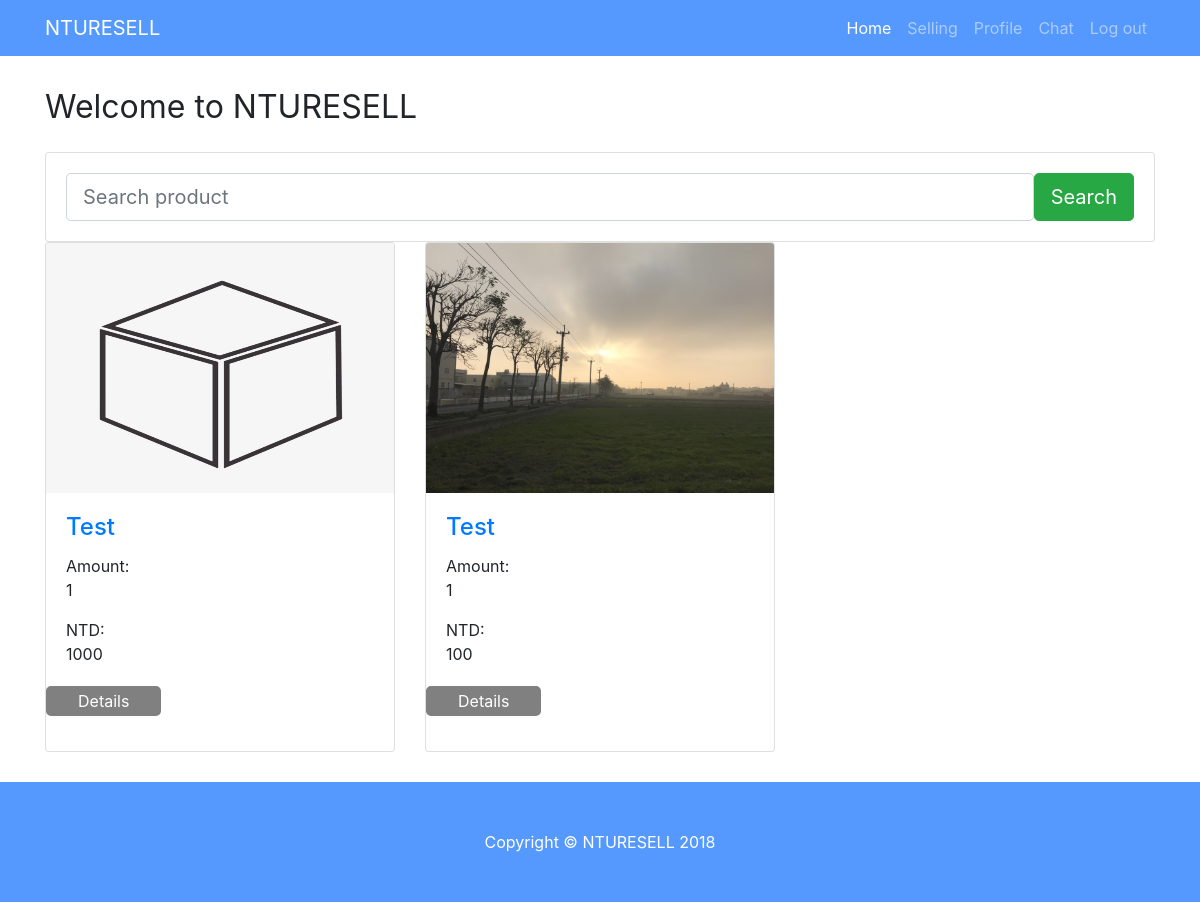
The app's page /home/ (signed in) with its own data.
### users/models.py (models this page shows)
class Product(models.Model):
    seller = models.ForeignKey(settings.AUTH_USER_MODEL, on_delete = models.CASCADE, related_name = "seller")
    productname = models.CharField(max_length = 20, blank = False)
    price = models.IntegerField(blank=False)
    amount = models.IntegerField(default = 1)
    released_date = models.DateTimeField(auto_now_add = True)
    expired_date = models.DateTimeField(default = datetime.now() + timedelta(days = 30))
    profile = models.FileField(upload_to = 'products', blank = False)
    information = models.CharField(max_length = 200, blank = True)

### nturesell/views.py (the view)
# urls.py: 2. Add a URL to urlpatterns:  path('', views.home, name='home')
@login_required
def home(request):
    if 'searchproduct' in request.POST:
        productname=request.POST["productname"]
        products1=Product.objects.filter(productname__icontains=productname)
        products2=Product.objects.filter(information__icontains=productname)
        products=(list(set(chain(products1,products2))))
    else:
        products = Product.objects.all()
    return render(request, 'home.html', locals())

### templates/home.html (shortened to what this page needs)
{% extends "base.html" %} {% load static %}
{% block stylesheet %}
<link href="{% static 'css/home.css' %}" rel="stylesheet">
<link href="https://cdnjs.cloudflare.com/ajax/libs/font-awesome/4.7.0/css/font-awesome.css" type="text/css" rel="stylesheet">
{% endblock %}
{% block nevitem %}
<li class="nav-item active">
    <a class="nav-link" href="/home">Home
    </a>
</li>
<li class="nav-item">
    <a class="nav-link" href="/sell/">Selling</a>
</li>
<li class="nav-item">
    <a class="nav-link" href="/profile">Profile</a>
</li>
<li class="nav-item">
    <a class="nav-link" href="/chat">Chat</a>
</li>
<li class="nav-item">
    <a class="nav-link" href="/logout">Log out</a>
</li>
{% endblock %} {% block mainbody %}
<div class="container">
    <h1 class="my-4">
        <small>Welcome to NTURESELL</small>
    </h1>
    <form action="." method="POST" class="card card-sm">
    <div class="card-body row no-gutters align-items-center">
        <div class="col">
            <input class="form-control form-control-lg form-control-borderless" name="productname" type="search" placeholder="Search product" value="">
        </div>
        <div class="col-auto">
            <button class="btn btn-lg btn-success" type="submit">Search</button>
        </div>
    </div>
    </form>
    <div class="row">
        {% for product in products %}
            <div class="col-lg-4 col-sm-6 portfolio-item">
                <div class="card h-100">
                    <img class="card-img-top" src="/media/{{product.profile}}">
                    <div class="card-body">
                        <h4 class="card-title">
                            <a href="">{{product.productname}}</a>
                        </h4>
                        <p class="card-text">Amount:<br>{{product.amount}}</p>
                        <p class="card-text">NTD:<br>{{product.price}}</p>
                    </div>
                    <form action="/productdetail" method="POST">
                        <input type="submit" value="Details" id="details">
                    </form>
                </div>
            </div>
        {% endfor %}
    </div>
</div>
<footer class="py-5 bg-dark">
    <div class="container">
        <p class="m-0 text-center text-white">Copyright &copy; NTURESELL 2018</p>
    </div>
</footer>
{% endblock %}

### static/css/home.css (style rules this page uses)
.card-img-top { height: 250px; }
button { background: #0044BB; }

### static/css/3-col-portfolio.css (style rules this page uses)
body { padding-top: 54px; }
@media (min-width: 992px) { body { padding-top: 56px; } }
.portfolio-item { margin-bottom: 30px; }
#details { border: 2px solid grey; border-radius: 5px; background-color: grey; margin-bottom: 10%; padding-left: 30px; padding-right: 30px; color: white; }

### records on screen
Product: profile (picture), productname "Test", amount "1", price "1000"
Product: profile (picture), productname "Test", amount "1", price "100"
